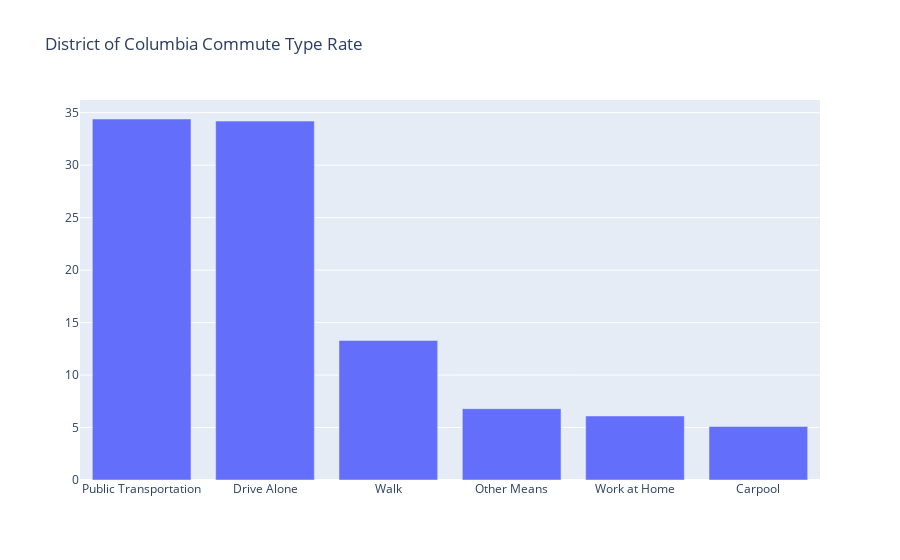

Notebook source saved alongside this figure:
### Code cell
data = [go.Bar(x=df_dc_commute['Commute Type'],
               y=df_dc_commute['Rate'])]
layout = go.Layout(title='District of Columbia Commute Type Rate')
fig = go.Figure(data=data,layout=layout)
iplot(fig)

### Figure 1 — Plotly figure (JSON) as saved in the notebook; plotly's stock layout.template omitted (floating-point values rounded to 4 significant figures)
{"data": [{"type": "bar", "x": ["Public Transportation", "Drive Alone", "Walk", "Other Means", "Work at Home", "Carpool"], "y": [34.4, 34.2, 13.3, 6.8, 6.1, 5.1]}], "layout": {"title": {"text": "District of Columbia Commute Type Rate"}}}
